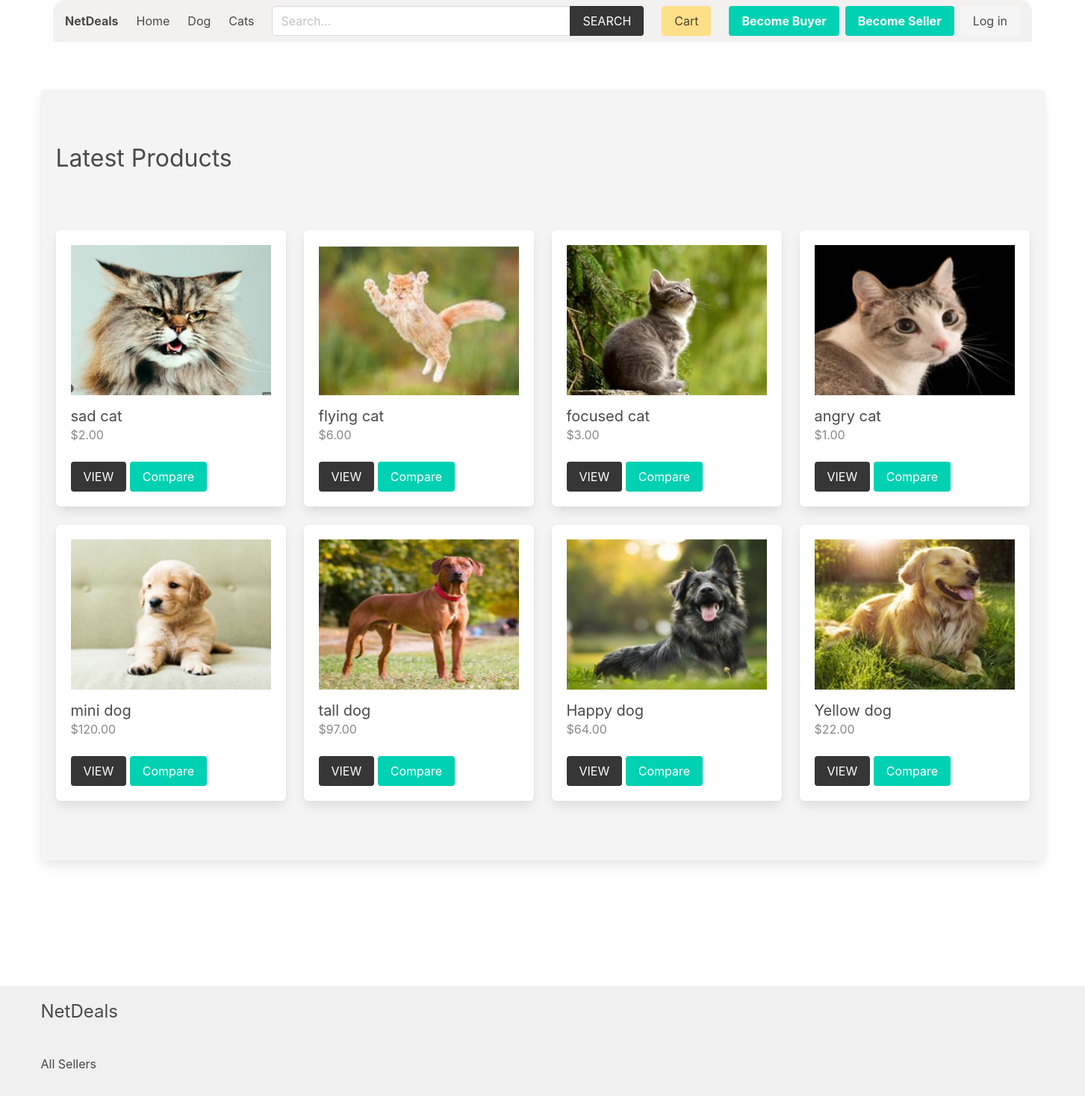
The page / on the database its author committed.
### product/models.py (models this page shows, shortened)
class Category(models.Model):
    title = models.CharField(max_length=50)
    slug = models.SlugField(max_length=55)
    ordering = models.IntegerField(default=0)
    class Meta:
        ordering = ['ordering']

class Product(models.Model):
    quantity = models.PositiveIntegerField(default=0)
    category = models.ForeignKey(Category, related_name='products', on_delete=models.CASCADE)
    seller = models.ForeignKey(SellerProfile, related_name="products", on_delete=models.CASCADE)
    title = models.CharField(max_length=50)
    slug = models.SlugField(max_length=55)
    description = models.TextField(blank=True, null=True)
    price = models.DecimalField(max_digits=6, decimal_places=2)
    added_date = models.DateTimeField(auto_now_add=True)
    image = models.ImageField(upload_to='uploads/', blank=True, null=True)
    thumbnail = models.ImageField(upload_to='uploads/', blank=True, null=True) # Change uploads to thumbnails
    class Meta:
        ordering = ['-added_date']
    def get_thumbnail(self):
        if self.thumbnail:
            return self.thumbnail.url

### core/views.py (the view)
# urls.py: path('', views.frontpage, name="home"),
def frontpage(request):
    newest_products = Product.objects.all()[0:8]
    products = Product.objects.all()
    context = {
        'newest_products': newest_products,
        'products': products,
    }
    return render(request, 'core/frontpage.html', context)

### cart/cart.py (called while the page is built)
    def __len__(self):
        return sum(item['quantity'] for item in self.cart.values())

### cart/context_processors.py (called while the page is built)
def cart(request):
    return {'cart': Cart(request)}

### product/context_processors.py (called while the page is built)
def menu_categories(request):
    categories = Category.objects.all()
    return {'categories': categories}

### templates/core/frontpage.html (shortened to what this page needs)
{% extends 'core/base.html' %}
{% block content %}
<div class = 'aaa box'>
    <div class="columns is-multiline mb-6">
        <div class="column is-12 has-test-centered mt-6 mb-6">
            <h2 class="is-size-3">Latest Products</h2>
        </div>
        {% for product in newest_products %}
            {% include 'product/parts/list_item.html' %}
        {% endfor %}
    </div>
</div>
{% endblock content %}

### templates/core/base.html (shortened to what this page needs)
{% load static %}
{% load product_filters %}
<!DOCTYPE html>
<html lang="en">
<head>
    <link rel="stylesheet" href="https://cdn.jsdelivr.net/npm/bulma@0.9.2/css/bulma.min.css">
    <link rel="stylesheet" href="{% static 'css/main.css' %}">
</head>
<body>
    <div class="container px-4">
        <nav class="navbar px-4" role="navigation" aria-label="main navigation">
            <div class="navbar-brand">
                <a class="navbar-item" href="{% url 'core:home' %}">
                    <h1><strong>NetDeals</strong></h1>
                </a>
            </div>
            <div id="navbarBasicExample" class="navbar-menu">
                <div class="navbar-start">
                <a class="navbar-item" href="{% url 'core:home' %}">
                    Home
                </a>
                {% for category in categories %}
                    <a class="navbar-item" href="{% url 'product:category' category.slug %}">
                        {{category.title}}
                    </a>
                {% endfor %}
                </div>
                <div class="navbar-start">
                    <div class="navbar-item">
                        <form method="get" action="{% url 'product:search' %}">
                            <div class="field has-addons">
                                <div class="control">
                                    <input type="search" name="query" id="" class="input" placeholder="Search...">
                                </div>
                                <div class="control">
                                    <button class="button is-dark is-uppercase">Search</button>
                                </div>
                            </div>
                        </form>
                    </div>
                </div>
                <div class="navbar-end">
                <div class="navbar-item">
                    <a href="{% url 'cart:cart' %}" class="button is-warning">Cart {% if cart %}({{cart|length}}){% endif %}</a>
                </div>
                {% if user.role == 'seller' %}
                <div class="navbar-item has-dropdown is-hoverable">
                    <a class="navbar-link is-capitalized">
                    {{user.seller.name}}
                    </a>
                    <div class="navbar-dropdown">
                    <a class="navbar-item" href="{% url 'seller:seller-dashboard' %}">
                        Dashboard
                    </a>
                    <a class="navbar-item" href="{% url 'seller:order-history' %}">
                        Order History
                    </a>
                    <a class="navbar-item" href="{% url 'seller:edit-seller' %}">
                        Update Profile
                    </a>
                    <a class="navbar-item" href="{% url 'seller:add-product' %}">
                        Add Product
                    </a>
                    <hr class="navbar-divider">
                    <a class="navbar-item" href="{% url 'seller:logout' %}">
                        Logout
                    </a>
                    </div>
                </div>
                {% else %}
                <div class="navbar-item">
                    <div class="buttons">
                        <a class="button is-primary" href="{% url 'buyer:become-buyer' %}">
                            <strong>Become Buyer</strong>
                        </a>
                        <a class="button is-primary" href="{% url 'seller:become-seller' %}">
                            <strong>Become Seller</strong>
                        </a>
                        <a class="button is-light" href="{% url 'core:login' %}">
                            Log in
                        </a>
                    </div>
                </div>
                {% endif %}
                </div>
            </div>
            </nav>
    </div>
    <section class="section">
        <div class="container">
            {% block content %}{% endblock content %}
        </div>
    </section>
    <div class="main-content-wrapper">
        <section class="section">
        </section>
    </div>
    <footer class="footer">
        <div class="container">
            <h3 class="is-size-4 mb-4">NetDeals</h3>
            <br>
            <a href="{% url 'seller:sellers' %}">All Sellers</a>
        </div>
    </footer>
</body>
</html>

### templates/product/parts/list_item.html (shortened to what this page needs)
<div class="column is-3 product-list-item">
    <div class="box">
        <figure class="image is-4by3 mb-4">
            <img src="{{ product.get_thumbnail }}" alt="{{product.title}}">
        </figure>
        <h2 class="subtitle">{{product.title}}</h2>
        <h3 class="price is-size-6 mb-5">${{product.price}}</h3>
        <a href="{% url 'product:product' product.category.slug product.slug %}" class="button is-dark is-uppercase">View</a>
         <button type="button" class="button is-primary" onclick="compareProduct({{ product.pk }})">Compare</button>
        </div>
</div>

### core/static/css/main.css (style rules this page uses)
.footer a { margin-bottom: 15px; display: inline-block; color: #444; }
.product-list-item .box .subtitle { margin-bottom: 0; }
.product-list-item .box .price { color: #888; }

### templates/core/base.html (style rules this page uses)
.navbar { z-index: 1000; background-color: #f3f0f0; border-radius: 1rem 1rem 0 0; margin-bottom: 1rem; width: 100%; position: relative; }
.navbar .input { width: 400px; }
.navbar .field.has-addons { width: 100%; }
body { display: flex; flex-direction: column; min-height: 100vh; }
.main-content-wrapper { flex-grow: 1; }
.footer { background-color: #f0f0f0; padding: 1rem 0; }

### templates/core/frontpage.html (style rules this page uses)
.aaa { background-color: rgb(245, 244, 244); }

### rows shown on the page
Category: title "Dog"
Category: title "Cats"
Product: get_thumbnail (picture), title "sad cat", price "2.00"
Product: get_thumbnail (picture), title "flying cat", price "6.00"
Product: get_thumbnail (picture), title "focused cat", price "3.00"
Product: get_thumbnail (picture), title "angry cat", price "1.00"
Product: get_thumbnail (picture), title "mini dog", price "120.00"
Product: get_thumbnail (picture), title "tall dog", price "97.00"
Product: get_thumbnail (picture), title "Happy dog", price "64.00"
Product: get_thumbnail (picture), title "Yellow dog", price "22.00"
